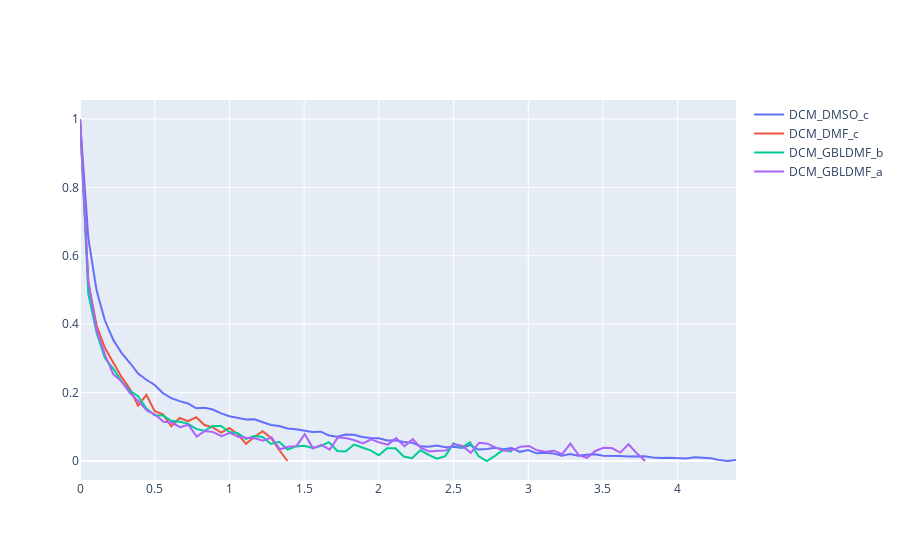

Source (notebook cell):
### Code cell
import plotly.graph_objects as go

data = [go.Scatter(x=dcm_dmso_c['elapsed hours'], y=dcm_dmso_c['normed_dist'], name='DCM_DMSO_c'),
        go.Scatter(x=dcm_dmf_c['elapsed hours'], y=dcm_dmf_c['normed_dist'], name='DCM_DMF_c'),
        go.Scatter(x=dcm_gbldmf_b['elapsed hours'], y=dcm_gbldmf_b['normed_dist'], name='DCM_GBLDMF_b'),
        go.Scatter(x=dcm_gbldmf_a['elapsed hours'], y=dcm_gbldmf_a['normed_dist'], name='DCM_GBLDMF_a'),]
fig = go.Figure(data=data)
fig.show()
